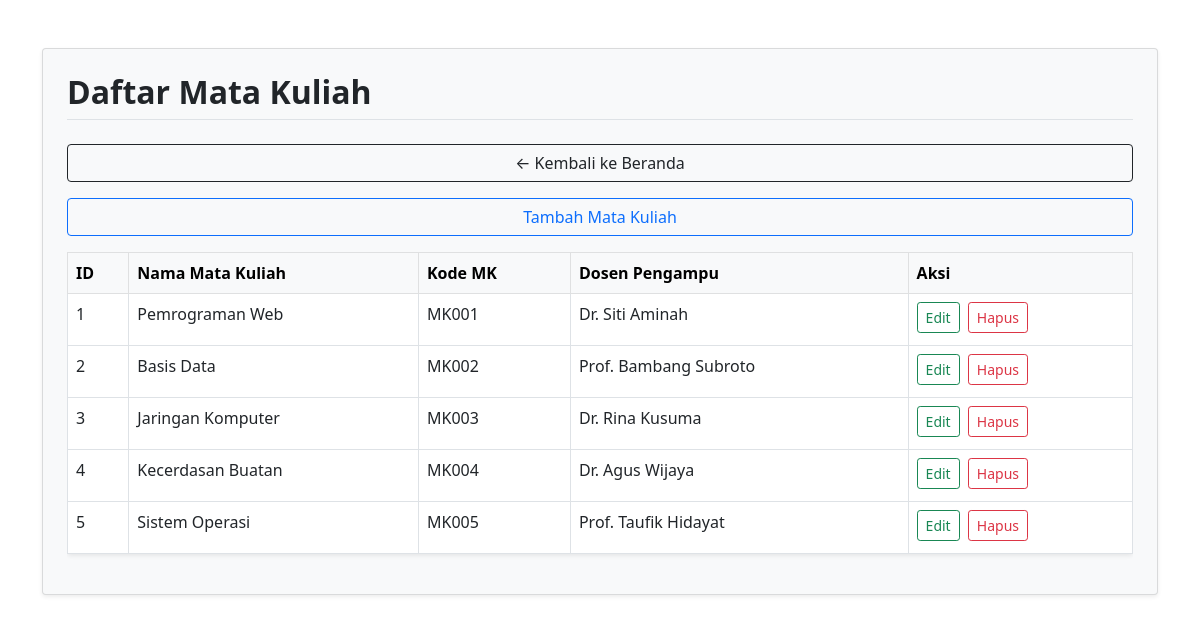
/view/mata_kuliah/index.php, run on the app's committed database.
### tables this page shows
CREATE TABLE `mata_kuliah`  (
  `id` int NOT NULL AUTO_INCREMENT,
  `nama_mk` varchar(100) NULL DEFAULT NULL,
  `kode_mk` varchar(20) NULL DEFAULT NULL,
  `id_dosen` int NULL DEFAULT NULL,
  PRIMARY KEY (`id`) USING BTREE,
  INDEX `id_dosen`(`id_dosen` ASC) USING BTREE,
  CONSTRAINT `mata_kuliah_ibfk_1` FOREIGN KEY (`id_dosen`) REFERENCES `dosen` (`id`) ON DELETE SET NULL ON UPDATE RESTRICT
);

CREATE TABLE `dosen`  (
  `id` int NOT NULL AUTO_INCREMENT,
  `nama_dosen` varchar(100) NULL DEFAULT NULL,
  `nip` varchar(30) NULL DEFAULT NULL,
  `email` varchar(100) NULL DEFAULT NULL,
  PRIMARY KEY (`id`) USING BTREE
);

### model/MataKuliah.php (called while the page is built, shortened)
<?php
class MataKuliah {
    private $conn;
    public function __construct($conn) {
        $this->conn = $conn;
    }
    public function semua() {
        return $this->conn->query("SELECT mk.*, d.nama_dosen FROM mata_kuliah mk LEFT JOIN dosen d ON mk.id_dosen = d.id");
    }
}
?>

### view/mata_kuliah/index.php (the view, shortened to what this page needs)
<?php
require_once '../../connection.php';
require_once '../../model/MataKuliah.php';
$model = new MataKuliah($conn);
$data = $model->semua();
?>
<!DOCTYPE html>
<html>
<head>
    <link rel="stylesheet" href="../../assets/bootstrap.min.css">
</head>
<body>
    <div class="container mt-5">
        <div class="card shadow-sm p-4 bg-light rounded">
            <h2 class="mb-4 fw-bold border-bottom pb-2">Daftar Mata Kuliah</h2>
            <a href="../../index.php" class="btn btn-outline-dark mb-3">&larr; Kembali ke Beranda</a>
            <a href="tambah.php" class="btn btn-outline-primary mb-3">Tambah Mata Kuliah</a>
            <div class="table-responsive">
                <table class="table table-hover table-bordered bg-white rounded shadow-sm">
                    <thead class="table-light">
                        <tr>
                            <th>ID</th>
                            <th>Nama Mata Kuliah</th>
                            <th>Kode MK</th>
                            <th>Dosen Pengampu</th>
                            <th>Aksi</th>
                        </tr>
                    </thead>
                    <tbody>
                        <?php while ($row = $data->fetch_assoc()): ?>
                        <tr>
                            <td><?= $row['id'] ?></td>
                            <td><?= $row['nama_mk'] ?></td>
                            <td><?= $row['kode_mk'] ?></td>
                            <td><?= $row['nama_dosen'] ?></td>
                            <td>
                                <a href="edit.php?id=<?= $row['id'] ?>" class="btn btn-outline-success btn-sm me-1 mb-1">Edit</a>
                                <a href="../../controller/MataKuliahController.php?hapus=<?= $row['id'] ?>" class="btn btn-outline-danger btn-sm mb-1" onclick="return confirm('Yakin?')">Hapus</a>
                            </td>
                        </tr>
                        <?php endwhile; ?>
                    </tbody>
                </table>
            </div>
        </div>
    </div>
</body>
</html>

### data on the page
mata_kuliah: id "1", nama_mk "Pemrograman Web", kode_mk "MK001", id_dosen.nama_dosen "Dr. Siti Aminah"
mata_kuliah: id "2", nama_mk "Basis Data", kode_mk "MK002", id_dosen.nama_dosen "Prof. Bambang Subroto"
mata_kuliah: id "3", nama_mk "Jaringan Komputer", kode_mk "MK003", id_dosen.nama_dosen "Dr. Rina Kusuma"
mata_kuliah: id "4", nama_mk "Kecerdasan Buatan", kode_mk "MK004", id_dosen.nama_dosen "Dr. Agus Wijaya"
mata_kuliah: id "5", nama_mk "Sistem Operasi", kode_mk "MK005", id_dosen.nama_dosen "Prof. Taufik Hidayat"
